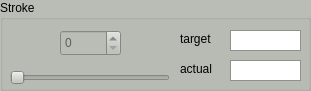
      <widget class="QGroupBox" name="gb_stroke">
       <property name="enabled">
        <bool>true</bool>
       </property>
       <property name="geometry">
        <rect>
         <x>10</x>
         <y>170</y>
         <width>311</width>
         <height>91</height>
        </rect>
       </property>
       <property name="palette">
        <palette>
         <active>
          <colorrole role="WindowText">
           <brush brushstyle="SolidPattern">
            <color alpha="255">
             <red>0</red>
             <green>0</green>
             <blue>0</blue>
            </color>
           </brush>
          </colorrole>
          <colorrole role="Button">
           <brush brushstyle="SolidPattern">
            <color alpha="255">
             <red>186</red>
             <green>189</green>
             <blue>182</blue>
            </color>
           </brush>
          </colorrole>
          <colorrole role="Light">
           <brush brushstyle="SolidPattern">
            <color alpha="255">
             <red>255</red>
             <green>255</green>
             <blue>255</blue>
            </color>
           </brush>
          </colorrole>
          <colorrole role="Midlight">
           <brush brushstyle="SolidPattern">
            <color alpha="255">
             <red>220</red>
             <green>222</green>
             <blue>218</blue>
            </color>
           </brush>
          </colorrole>
          <colorrole role="Dark">
           <brush brushstyle="SolidPattern">
            <color alpha="255">
             <red>93</red>
             <green>94</green>
             <blue>91</blue>
            </color>
           </brush>
          </colorrole>
          <colorrole role="Mid">
           <brush brushstyle="SolidPattern">
            <color alpha="255">
             <red>124</red>
             <green>126</green>
             <blue>121</blue>
            </color>
           </brush>
          </colorrole>
          <colorrole role="Text">
           <brush brushstyle="SolidPattern">
            <color alpha="255">
             <red>0</red>
             <green>0</green>
             <blue>0</blue>
            </color>
           </brush>
          </colorrole>
          <colorrole role="BrightText">
           <brush brushstyle="SolidPattern">
            <color alpha="255">
             <red>255</red>
             <green>255</green>
             <blue>255</blue>
            </color>
           </brush>
          </colorrole>
          <colorrole role="ButtonText">
           <brush brushstyle="SolidPattern">
            <color alpha="255">
             <red>0</red>
             <green>0</green>
             <blue>0</blue>
            </color>
           </brush>
          </colorrole>
          <colorrole role="Base">
           <brush brushstyle="SolidPattern">
            <color alpha="255">
             <red>255</red>
             <green>255</green>
             <blue>255</blue>
            </color>
           </brush>
          </colorrole>
          <colorrole role="Window">
           <brush brushstyle="SolidPattern">
            <color alpha="255">
             <red>186</red>
             <green>189</green>
             <blue>182</blue>
            </color>
           </brush>
          </colorrole>
          <colorrole role="Shadow">
           <brush brushstyle="SolidPattern">
            <color alpha="255">
             <red>0</red>
             <green>0</green>
             <blue>0</blue>
            </color>
           </brush>
          </colorrole>
          <colorrole role="AlternateBase">
           <brush brushstyle="SolidPattern">
            <color alpha="255">
             <red>220</red>
             <green>222</green>
             <blue>218</blue>
            </color>
           </brush>
          </colorrole>
          <colorrole role="ToolTipBase">
           <brush brushstyle="SolidPattern">
            <color alpha="255">
             <red>255</red>
             <green>255</green>
             <blue>220</blue>
            </color>
           </brush>
          </colorrole>
          <colorrole role="ToolTipText">
           <brush brushstyle="SolidPattern">
            <color alpha="255">
             <red>0</red>
             <green>0</green>
             <blue>0</blue>
            </color>
           </brush>
          </colorrole>
          <colorrole role="PlaceholderText">
           <brush brushstyle="SolidPattern">
            <color alpha="128">
             <red>0</red>
             <green>0</green>
             <blue>0</blue>
            </color>
           </brush>
          </colorrole>
         </active>
         <inactive>
          <colorrole role="WindowText">
           <brush brushstyle="SolidPattern">
            <color alpha="255">
             <red>0</red>
             <green>0</green>
             <blue>0</blue>
            </color>
           </brush>
          </colorrole>
          <colorrole role="Button">
           <brush brushstyle="SolidPattern">
            <color alpha="255">
             <red>186</red>
             <green>189</green>
             <blue>182</blue>
            </color>
           </brush>
          </colorrole>
          <colorrole role="Light">
           <brush brushstyle="SolidPattern">
            <color alpha="255">
             <red>255</red>
             <green>255</green>
             <blue>255</blue>
            </color>
           </brush>
          </colorrole>
          <colorrole role="Midlight">
           <brush brushstyle="SolidPattern">
            <color alpha="255">
             <red>220</red>
             <green>222</green>
             <blue>218</blue>
            </color>
           </brush>
          </colorrole>
          <colorrole role="Dark">
           <brush brushstyle="SolidPattern">
            <color alpha="255">
             <red>93</red>
             <green>94</green>
             <blue>91</blue>
            </color>
           </brush>
          </colorrole>
          <colorrole role="Mid">
           <brush brushstyle="SolidPattern">
            <color alpha="255">
             <red>124</red>
             <green>126</green>
             <blue>121</blue>
            </color>
           </brush>
          </colorrole>
          <colorrole role="Text">
           <brush brushstyle="SolidPattern">
            <color alpha="255">
             <red>0</red>
             <green>0</green>
             <blue>0</blue>
            </color>
           </brush>
          </colorrole>
          <colorrole role="BrightText">
           <brush brushstyle="SolidPattern">
            <color alpha="255">
             <red>255</red>
             <green>255</green>
             <blue>255</blue>
            </color>
           </brush>
          </colorrole>
          <colorrole role="ButtonText">
           <brush brushstyle="SolidPattern">
            <color alpha="255">
             <red>0</red>
             <green>0</green>
             <blue>0</blue>
            </color>
           </brush>
          </colorrole>
          <colorrole role="Base">
           <brush brushstyle="SolidPattern">
            <color alpha="255">
             <red>255</red>
             <green>255</green>
             <blue>255</blue>
            </color>
           </brush>
          </colorrole>
          <colorrole role="Window">
           <brush brushstyle="SolidPattern">
            <color alpha="255">
             <red>186</red>
             <green>189</green>
             <blue>182</blue>
            </color>
           </brush>
          </colorrole>
          <colorrole role="Shadow">
           <brush brushstyle="SolidPattern">
            <color alpha="255">
             <red>0</red>
             <green>0</green>
             <blue>0</blue>
            </color>
           </brush>
          </colorrole>
          <colorrole role="AlternateBase">
           <brush brushstyle="SolidPattern">
            <color alpha="255">
             <red>220</red>
             <green>222</green>
             <blue>218</blue>
            </color>
           </brush>
          </colorrole>
          <colorrole role="ToolTipBase">
           <brush brushstyle="SolidPattern">
            <color alpha="255">
             <red>255</red>
             <green>255</green>
             <blue>220</blue>
            </color>
           </brush>
          </colorrole>
          <colorrole role="ToolTipText">
           <brush brushstyle="SolidPattern">
            <color alpha="255">
             <red>0</red>
             <green>0</green>
             <blue>0</blue>
            </color>
           </brush>
          </colorrole>
          <colorrole role="PlaceholderText">
           <brush brushstyle="SolidPattern">
            <color alpha="128">
             <red>0</red>
             <green>0</green>
             <blue>0</blue>
            </color>
           </brush>
          </colorrole>
         </inactive>
         <disabled>
          <colorrole role="WindowText">
           <brush brushstyle="SolidPattern">
            <color alpha="255">
             <red>93</red>
             <green>94</green>
             <blue>91</blue>
            </color>
           </brush>
          </colorrole>
          <colorrole role="Button">
           <brush brushstyle="SolidPattern">
            <color alpha="255">
             <red>186</red>
             <green>189</green>
             <blue>182</blue>
            </color>
           </brush>
          </colorrole>
          <colorrole role="Light">
           <brush brushstyle="SolidPattern">
            <color alpha="255">
             <red>255</red>
             <green>255</green>
             <blue>255</blue>
            </color>
           </brush>
          </colorrole>
          <colorrole role="Midlight">
           <brush brushstyle="SolidPattern">
            <color alpha="255">
             <red>220</red>
             <green>222</green>
             <blue>218</blue>
            </color>
           </brush>
          </colorrole>
          <colorrole role="Dark">
           <brush brushstyle="SolidPattern">
            <color alpha="255">
             <red>93</red>
             <green>94</green>
             <blue>91</blue>
            </color>
           </brush>
          </colorrole>
          <colorrole role="Mid">
           <brush brushstyle="SolidPattern">
            <color alpha="255">
             <red>124</red>
             <green>126</green>
             <blue>121</blue>
            </color>
           </brush>
          </colorrole>
          <colorrole role="Text">
           <brush brushstyle="SolidPattern">
            <color alpha="255">
             <red>93</red>
             <green>94</green>
             <blue>91</blue>
            </color>
           </brush>
          </colorrole>
          <colorrole role="BrightText">
           <brush brushstyle="SolidPattern">
            <color alpha="255">
             <red>255</red>
             <green>255</green>
             <blue>255</blue>
            </color>
           </brush>
          </colorrole>
          <colorrole role="ButtonText">
           <brush brushstyle="SolidPattern">
            <color alpha="255">
             <red>93</red>
             <green>94</green>
             <blue>91</blue>
            </color>
           </brush>
          </colorrole>
          <colorrole role="Base">
           <brush brushstyle="SolidPattern">
            <color alpha="255">
             <red>186</red>
             <green>189</green>
             <blue>182</blue>
            </color>
           </brush>
          </colorrole>
          <colorrole role="Window">
           <brush brushstyle="SolidPattern">
            <color alpha="255">
             <red>186</red>
             <green>189</green>
             <blue>182</blue>
            </color>
           </brush>
          </colorrole>
          <colorrole role="Shadow">
           <brush brushstyle="SolidPattern">
            <color alpha="255">
             <red>0</red>
             <green>0</green>
             <blue>0</blue>
            </color>
           </brush>
          </colorrole>
          <colorrole role="AlternateBase">
           <brush brushstyle="SolidPattern">
            <color alpha="255">
             <red>186</red>
             <green>189</green>
             <blue>182</blue>
            </color>
           </brush>
          </colorrole>
          <colorrole role="ToolTipBase">
           <brush brushstyle="SolidPattern">
            <color alpha="255">
             <red>255</red>
             <green>255</green>
             <blue>220</blue>
            </color>
           </brush>
          </colorrole>
          <colorrole role="ToolTipText">
           <brush brushstyle="SolidPattern">
            <color alpha="255">
             <red>0</red>
             <green>0</green>
             <blue>0</blue>
            </color>
           </brush>
          </colorrole>
          <colorrole role="PlaceholderText">
           <brush brushstyle="SolidPattern">
            <color alpha="128">
             <red>0</red>
             <green>0</green>
             <blue>0</blue>
            </color>
           </brush>
          </colorrole>
         </disabled>
        </palette>
       </property>
       <property name="contextMenuPolicy">
        <enum>Qt::DefaultContextMenu</enum>
       </property>
       <property name="acceptDrops">
        <bool>false</bool>
       </property>
       <property name="autoFillBackground">
        <bool>true</bool>
       </property>
       <property name="title">
        <string>Stroke</string>
       </property>
       <property name="flat">
        <bool>false</bool>
       </property>
       <property name="checkable">
        <bool>false</bool>
       </property>
       <widget class="QSpinBox" name="spin_stroke_input">
        <property name="enabled">
         <bool>false</bool>
        </property>
        <property name="geometry">
         <rect>
          <x>60</x>
          <y>30</y>
          <width>61</width>
          <height>26</height>
         </rect>
        </property>
       </widget>
       <widget class="QSlider" name="hS_stroke_input">
        <property name="enabled">
         <bool>false</bool>
        </property>
        <property name="geometry">
         <rect>
          <x>10</x>
          <y>70</y>
          <width>160</width>
          <height>16</height>
         </rect>
        </property>
        <property name="orientation">
         <enum>Qt::Horizontal</enum>
        </property>
       </widget>
       <widget class="QLabel" name="lb_stroke_target">
        <property name="geometry">
         <rect>
          <x>180</x>
          <y>30</y>
          <width>101</width>
          <height>17</height>
         </rect>
        </property>
        <property name="text">
         <string>target</string>
        </property>
       </widget>
       <widget class="QTextEdit" name="tx_stroke_target">
        <property name="geometry">
         <rect>
          <x>230</x>
          <y>30</y>
          <width>71</width>
          <height>21</height>
         </rect>
        </property>
        <property name="lineWidth">
         <number>0</number>
        </property>
        <property name="verticalScrollBarPolicy">
         <enum>Qt::ScrollBarAlwaysOff</enum>
        </property>
        <property name="horizontalScrollBarPolicy">
         <enum>Qt::ScrollBarAlwaysOff</enum>
        </property>
        <property name="readOnly">
         <bool>true</bool>
        </property>
        <property name="textInteractionFlags">
         <set>Qt::TextSelectableByMouse</set>
        </property>
       </widget>
       <widget class="QTextEdit" name="tx_stroke_actual">
        <property name="geometry">
         <rect>
          <x>230</x>
          <y>60</y>
          <width>71</width>
          <height>21</height>
         </rect>
        </property>
        <property name="lineWidth">
         <number>0</number>
        </property>
        <property name="verticalScrollBarPolicy">
         <enum>Qt::ScrollBarAlwaysOff</enum>
        </property>
        <property name="horizontalScrollBarPolicy">
         <enum>Qt::ScrollBarAlwaysOff</enum>
        </property>
        <property name="readOnly">
         <bool>true</bool>
        </property>
        <property name="textInteractionFlags">
         <set>Qt::TextSelectableByMouse</set>
        </property>
       </widget>
       <widget class="QLabel" name="lb_stroke_actual">
        <property name="geometry">
         <rect>
          <x>180</x>
          <y>60</y>
          <width>101</width>
          <height>17</height>
         </rect>
        </property>
        <property name="text">
         <string>actual</string>
        </property>
       </widget>
      </widget>
